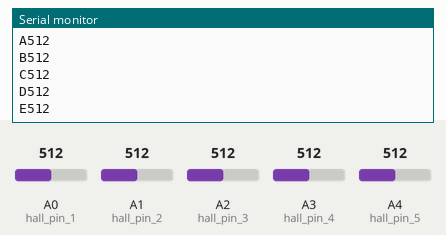
The sketch below on a simulated Arduino Uno, built with avr-gcc and run on an emulated ATmega328P. On the bench: the last lines printed to the serial monitor. Inputs (shaded band) come from the test bench; at power-on: A0 (hall_pin_1) = 512, A1 (hall_pin_2) = 512, A2 (hall_pin_3) = 512, A3 (hall_pin_4) = 512, A4 (hall_pin_5) = 512.

Above: at 1.8 s.
1.9 s: A0 (hall_pin_1) set to 716
3.4 s: A1 (hall_pin_2) set to 716
4.9 s: A2 (hall_pin_3) set to 716
At 5.8 s:
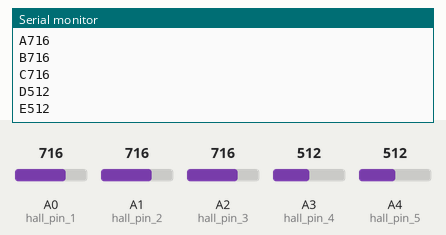
6.4 s: A3 (hall_pin_4) set to 716
At 7.5 s:
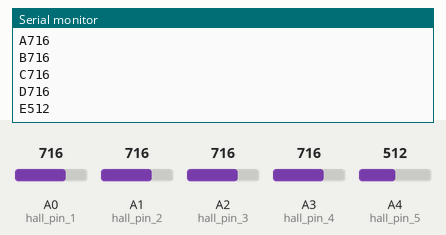
7.9 s: A4 (hall_pin_5) set to 716
At 8.8 s:
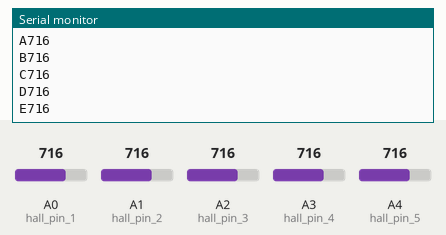
9.4 s: A0 (hall_pin_1) set to 992
Timing chart, 0 to 11.9 s (numbered marks = the images above; inputs shaded):
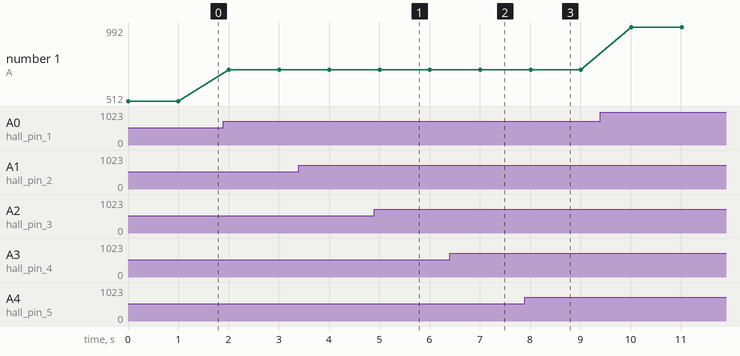

The sketch:

UnityController.ino
```cpp
const int hall_pin_1 = A0; //ENTER
const int hall_pin_2 = A1; //LEFT
const int hall_pin_3 = A2; //UP
const int hall_pin_4 = A3; //DOWN
const int hall_pin_5 = A4; //RIGHT

void setup() {


  Serial.begin(9600); //can use any serial, important that it does not interfere with any other port traffic
  // put your setup code here, to run once:

}

void loop() {


 int hall_state_1 = analogRead(hall_pin_1); //ENTER

 int hall_state_2 = analogRead(hall_pin_2); //LEFT

 int hall_state_3 = analogRead(hall_pin_3); //UP

 int hall_state_4 = analogRead(hall_pin_4); //DOWN

 int hall_state_5 = analogRead(hall_pin_5); //RIGHT


  Serial.print("A");
  Serial.println(hall_state_1);


 Serial.print("B");
  Serial.println(hall_state_2);


  Serial.print("C");
  Serial.println(hall_state_3);

   Serial.print("D");
  Serial.println(hall_state_4);

   Serial.print("E");
  Serial.println(hall_state_5);


  delay(1000);

  Serial.flush();

}
```

Measured:
- after the input at 4.9 s, the serial monitor: prints a new line after 0.12 s (image 1)
- after the input at 6.4 s, the serial monitor: prints a new line after 0.63 s (image 2)
- after the input at 7.9 s, the serial monitor: prints a new line after 0.14 s (image 3)
- plotted number 1: 512 → 716 after the input at 1.9 s, 716 → 992 after the input at 9.4 s
